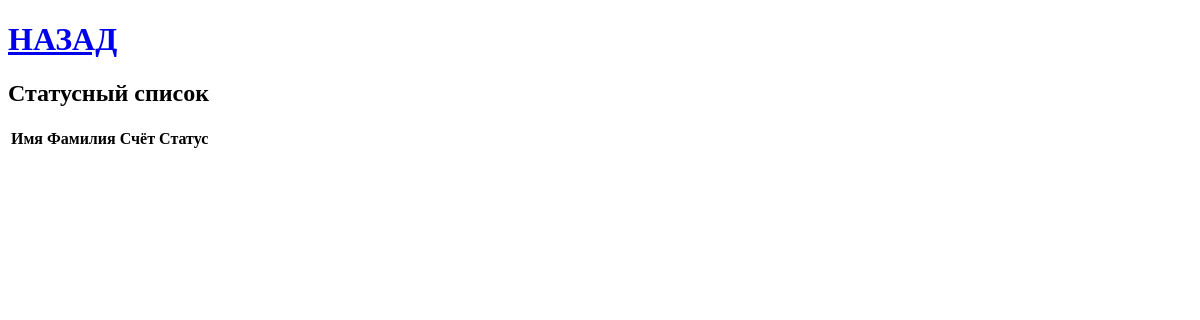
Page /status/ on the earlier database version.
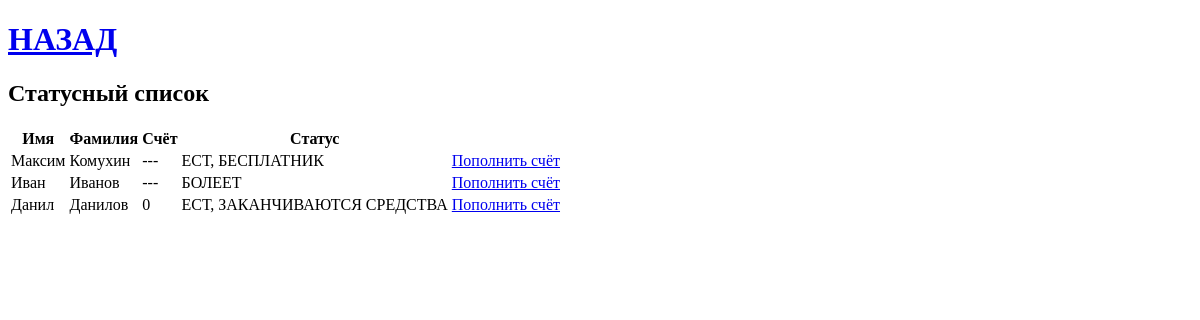
Same page on the later database version.
### school/models.py (models this page shows)
class Person(models.Model):
    name = models.CharField(max_length=30)
    surname = models.CharField(max_length=30)
    sum = models.IntegerField()
    created_date = models.DateTimeField(default=timezone.now)
    is_free = models.BooleanField()
    is_weak = models.BooleanField()

### school/views.py (the view, shortened to what this page needs)
# urls.py: path('status/', views.status),
def status(request):
    people = Person.objects.all()
    stat_people = []
    for i in people:
        days = (timezone.now() - i.created_date).days
        if i.is_free:
            i.created_date = timezone.now()
            stat_people.append({"id": i.id, "name": i.name, "surname": i.surname, "sum": i.sum, "status": "ЕСТ, БЕСПЛАТНИК"})
        elif i.is_weak:
            i.created_date = timezone.now()
            stat_people.append({"id": i.id, "name": i.name, "surname": i.surname, "sum": i.sum, "status": "БОЛЕЕТ"})
        else:
            if i.sum >= (days + 5) * 70:
                stat_people.append({"id": i.id, "name": i.name, "surname": i.surname, "sum": i.sum, "status": "ЕСТ"})
            elif i.sum >= days * 70:
                stat_people.append(
                    {"id": i.id, "name": i.name, "surname": i.surname, "sum": i.sum, "status": "ЕСТ, ЗАКАНЧИВАЮТСЯ СРЕДСТВА"})
            else:
                stat_people.append({"id": i.id, "name": i.name, "surname": i.surname, "sum": i.sum, "status": "НЕ ЕСТ"})
    return render(request, "status.html", {"people": stat_people})

### school/templates/status.html (shortened to what this page needs)
<!DOCTYPE html>
<html>
<head>
</head>
<body class="container">
    <h1><a href="/">НАЗАД</a></h1>
    <h2>Статусный список</h2>
    <table>
        <thead><th>Имя</th><th>Фамилия</th><th>Счёт</th><th>Статус</th><th></th></thead>
        {% for person in people %}
        <tr>
            <td>{{ person.name }}</td>
            <td>{{ person.surname }}</td>
            {% if person.status != "ЕСТ, БЕСПЛАТНИК" %}
                {% if person.status != "БОЛЕЕТ" %}
                    <td>{{ person.sum }}</td>
                {% else %}
                    <td>---</td>
                {% endif %}
            {% else %}
                <td>---</td>
            {% endif %}
            <td>{{ person.status }}</td>
            <td><a href="/edit_sum/{{person.id}}">Пополнить счёт</a></td>
        </tr>
        {% endfor %}
    </table>
</body>
</html>

Differences in the rows shown:
added Person: name "Максим", surname "Комухин"
added Person: name "Иван", surname "Иванов"
added Person: name "Данил", surname "Данилов"
Other differences:
new list line: "--- ЕСТ, БЕСПЛАТНИК Пополнить счёт"
new list line: "--- БОЛЕЕТ Пополнить счёт"
new list line: "0 ЕСТ, ЗАКАНЧИВАЮТСЯ СРЕДСТВА Пополнить счёт"
